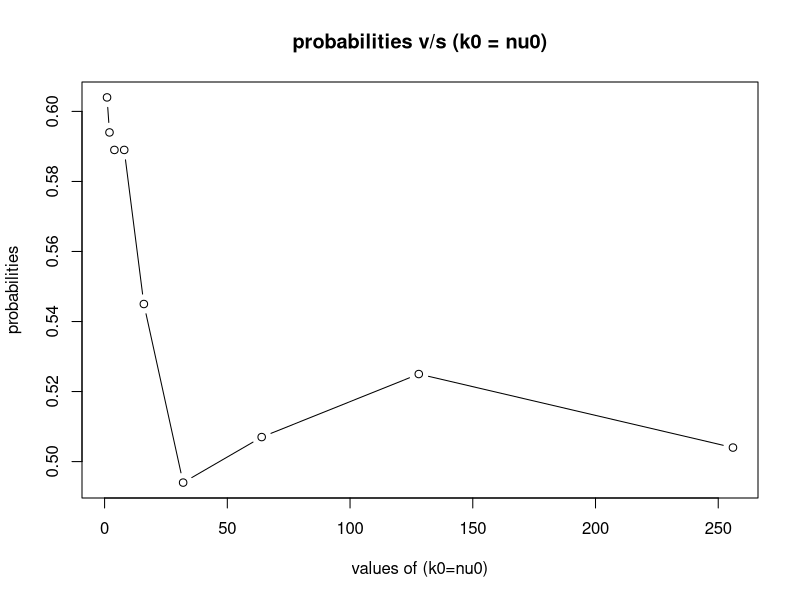

Here is the R script that generated this plot:
# Sensitivity analysis.
# Prior parameters.
mu0.sens <- 75; s20.sens <- 100; n <- 16;
# vector of prior hyper-parameters
prec.prior <- matrix(c(1,2,4,8,16,32,64,128,256,1,2,4,8,16,32,64,128,256), ncol = 2)

# data properties + initialize vector of probabilities
ybar.a <- 75.2; ybar.b <- 77.5; s.a <- 7.3; s.b <- 8.1;
pr <- NULL

# looping through different values of hyper-parameters of the prior k0 and nu0 and building a Gibbs sampler for each model
set.seed(42)
for (i in 1:dim(prec.prior)[1]){
  k0 <- prec.prior[i,1]; nu0 <- prec.prior[i,2];
  kn <- k0 + n; nun <- nu0 + n;
  mun.a <- (k0*mu0.sens + n*ybar.a)/kn
  s2n.a <- (nu0*s20.sens + (n-1)*(s.a^2) + k0*n*(ybar.a-mu0.sens)^2/(kn))/nun
  s2.post.a <- 1/rgamma(10000, nun/2, s2n.a*nun/2)
  theta.post.a <- rnorm(1000, mun.a, sqrt(s2.post.a/kn))
  mun.b <- (k0*mu0.sens + n*ybar.b)/kn
  s2n.b <- (nu0*s20.sens + (n-1)*(s.b^2) + k0*n*((ybar.b-mu0.sens)^2/(kn))/nun)
  s2.post.b <- 1/rgamma(10000, nun/2, s2n.b*nun/2)
  theta.post.b <- rnorm(1000, mun.b, sqrt(s2.post.b/kn))
  # Find the probability that the posterior mean of a is less than that of b
  pr <- c(pr, mean(theta.post.a<theta.post.b))
}

# vector of probabilities that the mean of sample a is less than mean of sample b, plotted against the range of values of hyper-parameters
plot(prec.prior[,1],pr,type = 'b', main = 'probabilities v/s (k0 = nu0)', xlab = 'values of (k0=nu0)', ylab = 'probabilities')
